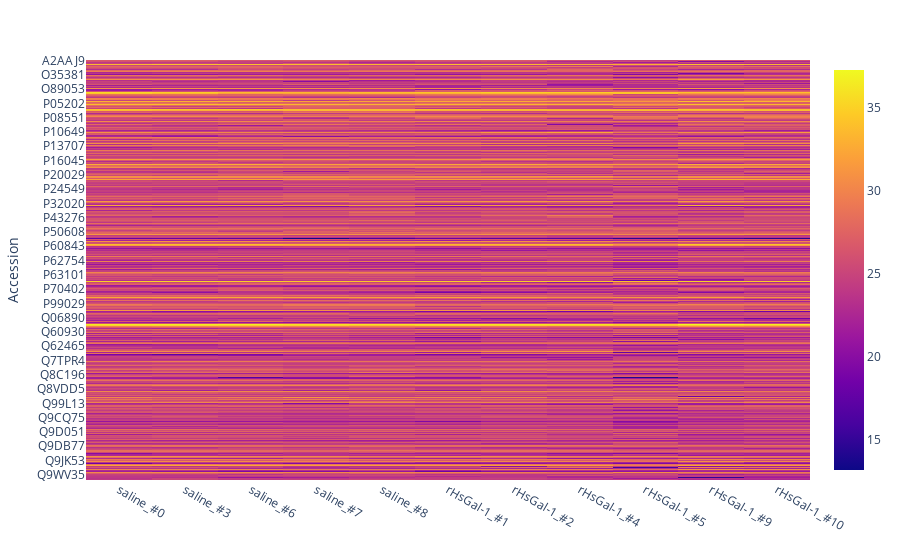

This figure's notebook cell:
### Code cell
# Protein Abundance Heat Map
plot_options={
            "compare groups":  ["saline","rHsGal-1"],
            "log2_transform": True,
            "significant_only": False,
            "alpha": 0.05, 
            "min_fold_change": 2
        }
figure, _, _ =heatmap_plots(data_obj, plot_options, saved_settings)
figure.show()

## heatmap to two groups on x
## play around with colors
##

## gsea/psea

### Figure 1 — Plotly figure (JSON) as saved in the notebook; plotly's stock layout.template omitted (floating-point values rounded to 4 significant figures; data arrays with more than 128 entries replaced by an {"elided": "..."} marker saying what was removed)
{"data": [{"coloraxis": "coloraxis", "hovertemplate": "x: %{x}<br>Accession: %{y}<br>color: %{z}<extra></extra>", "name": "0", "type": "heatmap", "x": ["saline_#0", "saline_#3", "saline_#6", "saline_#7", "saline_#8", "rHsGal-1_#1", "rHsGal-1_#2", "rHsGal-1_#4", "rHsGal-1_#5", "rHsGal-1_#9", "rHsGal-1_#10"], "xaxis": "x", "y": {"elided": "441 str values"}, "yaxis": "y", "z": {"elided": "441x11 float values"}}], "layout": {"coloraxis": {"colorscale": [[0, "#0d0887"], [0.1111, "#46039f"], [0.2222, "#7201a8"], [0.3333, "#9c179e"], [0.4444, "#bd3786"], [0.5556, "#d8576b"], [0.6667, "#ed7953"], [0.7778, "#fb9f3a"], [0.8889, "#fdca26"], [1, "#f0f921"]]}, "margin": {"t": 60}, "xaxis": {"anchor": "y", "domain": [0, 1]}, "yaxis": {"anchor": "x", "autorange": "reversed", "domain": [0, 1], "title": {"text": "Accession"}}}}
